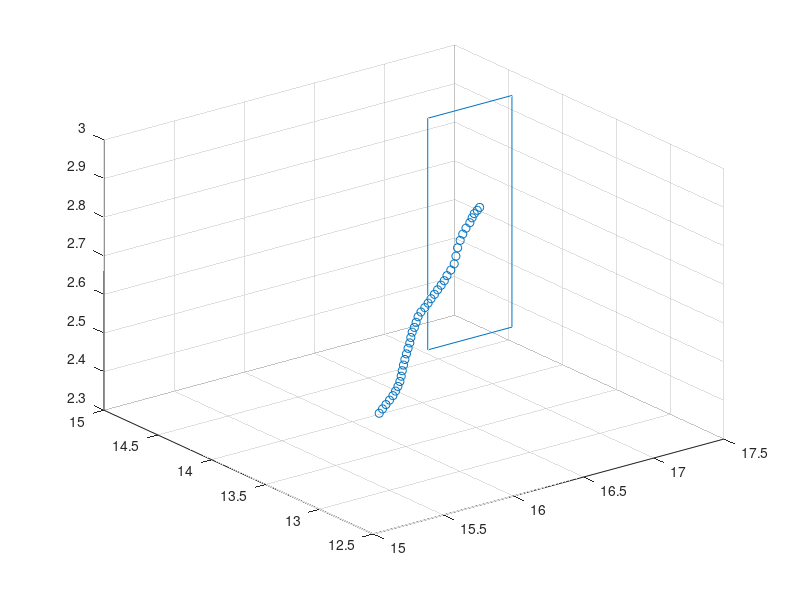

Write the MATLAB code that produced this figure. (Note: this script raises an error after producing the figure.)
clc;
close all;
clear all;

load ImarisObjects2.mat

l = vFilaments_1_6_Position_1;
l = l(30:70,:);

% l = [1:10;5.*ones(1,10);5.*ones(1,10)]';
% angles = [0 20 0];
% translation = [0 0 0];
% tform = rigidtform3d(angles,translation);
% 
% l = transformPointsForward(tform,l);

scatter3(l(:,1),l(:,2),l(:,3))
hold on

% r = rectangle('Position',[2,2,4,4])
i = 5;

xc = l(i,1);
yc = l(i,2);
zc = l(i,3);

xp = l(i+1,1);
yp = l(i+1,2);
zp = l(i+1,3);

P1 = [xc yc,zc];
P2 = [xp,yp,zp];

gamma = atand((P2(1) - P1(1)) / (P2(2) - P1(2)))

alpha = atand((P2(1) - P1(1)) / (P2(3) - P1(3)))

% angleradian = acos((P2(2)-P1(2)) / norm(P2-P1))

a = 0.3;
c = [0,0];

n = [1,0.5,0.5];

x = [c(1) - a,c(1) - a,c(1)+a,c(1) + a,c(1) - a];
z = [c(2) - a,c(2) + a,c(2)+a,c(2) - a,c(2) - a];
y = [0 0 0 0 0];

hold on
plot3(x+xc,y+yc,z+zc)

angles = [90-alpha 0 -gamma];
translation = [0 0 0];
tform = rigidtform3d(angles,translation);

[x,y,z] = transformPointsForward(tform,x,y,z);

hold on
plot3(x+xc,y+yc,z+zc)

view(2)
axis equal
ax = gca;

% ax.View = [0 0];
% xlim([0 10])
% ylim([0 10])
% zlim([0 10])
